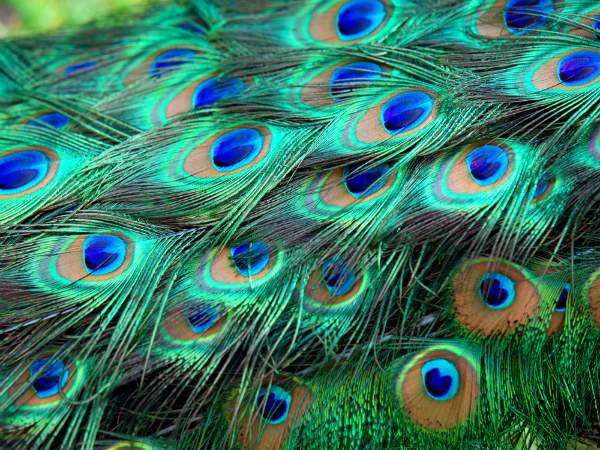
#> input picture peacock.jpg, 600 x 450 px
$ jupyter execute --allow-errors 5-gpu-convolution-spatio-temporal.ipynb
#> lines starting #> are read from the running program, lines starting #| are printed output that depends on the picture
[cell 1]
import numba
from numba import cuda
import cv2
import numpy as np
import matplotlib.pyplot as plt
import time

[cell 2]
imgrows = 2**7
imgcols = 2**7
BATCH = 32

[cell 3]
## Average
KERNEL = 15
KERNEL_CONSTANT = np.ones((KERNEL,KERNEL))
KERNEL_CONSTANT /= KERNEL*KERNEL


### Laplacian
# kernel = np.array([[-1,-1,-1], [-1, 8 ,-1],[-1,-1,-1]])

### sharpen
# kernel = np.array([[0,-1,0], [-1,5,-1], [0,-1,0]])

# Edge detection
# kernel = np.array([[0,1,0], [1,-4,1], [0,1,0]])

[cell 4]
# [28 lines left out: function slow_kernel, not called in this run]

[cell 5]
img_batch = []
for i in range(BATCH)[0::2]:
    img = cv2.imread('peacock.jpg')
#> img is the input picture: shape (450, 600, 3); mean B, G, R 98.3, 117, 52.9
    img = cv2.resize(img, (imgrows, imgcols))
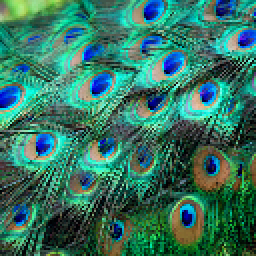
#> img: shape (128, 128, 3) (shown 2 times larger); mean B, G, R 98.2, 117, 52.7
    img_batch.append(img)
for i in range(BATCH)[1::2]:
    img = cv2.imread('chess.jpg')
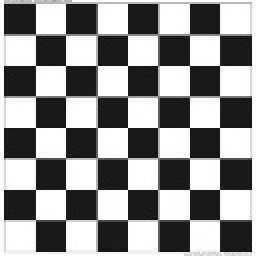
#> input picture chess.jpg, 128 x 128 px (shown 2 times larger)
#> img is the input picture: shape (128, 128, 3); min 15, max 255, mean 145.3
    img = cv2.resize(img, (imgrows, imgcols))
    img_batch.append(img)
threadsperblock = (16, 16)
#> threadsperblock = (16, 16)
blockspergrid = (np.ceil(imgrows/threadsperblock[0]).astype('int'), np.ceil(imgcols/threadsperblock[1]).astype('int'))
#> blockspergrid = (8, 8)
print (threadsperblock)
#| (16, 16)
print (blockspergrid)
#| (8, 8)

[cell 6]
channels = 3

[cell 7]
# stream = cuda.stream()
# start = time.time()
# with stream.auto_synchronize():
channels = 3
#> (the rest of this cell did not finish here and is left out)

#> (a cell that did not finish here is left out)

[cell 9]
plt.figure(figsize=(10,10))
plt.subplot(1,2,1)
plt.imshow(img_batch[17][:,:,::-1])
plt.title("Input Image")

plt.subplot(1,2,2)
#> (the rest of this cell did not finish here and is left out)

[cell 10]
start = time.time()
op_image = []
for i in range(BATCH):
    op_image.append(cv2.filter2D(img_batch[i],-1,KERNEL_CONSTANT))
print (time.time() - start)
